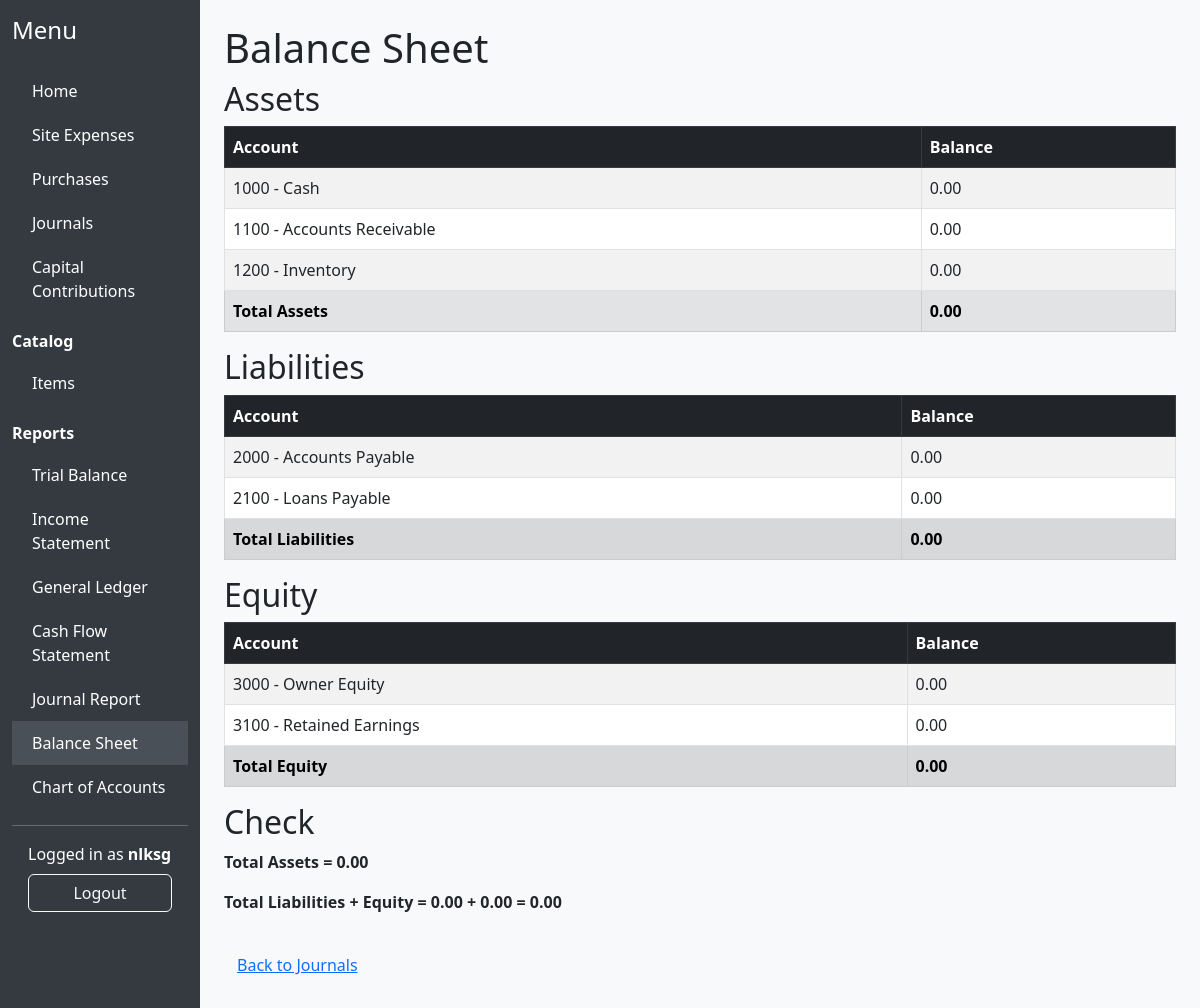
Page /accounting/balance-sheet/ (signed in) on the committed database.
### accounting/models.py (models this page shows, shortened)
class Account(models.Model):
    ACCOUNT_TYPES = [
        ('asset', 'Asset'),
        ('liability', 'Liability'),
        ('equity', 'Equity'),
        ('income', 'Income'),
        ('expense', 'Expense'),
    ]
    name = models.CharField(max_length=100)
    type = models.CharField(max_length=10, choices=ACCOUNT_TYPES)
    account_code = models.CharField(max_length=20, unique=True)
    parent = models.ForeignKey('self', null=True, blank=True, on_delete=models.SET_NULL, related_name='children')
    active = models.BooleanField(default=True)

### accounting/views.py (the view)
# urls.py: path('balance-sheet/', views.balance_sheet, name='balance_sheet'),
@login_required
def balance_sheet(request):
    from .models import Account, JournalEntry
    accounts = Account.objects.all().order_by('account_code')
    balances = []
    for account in accounts:
        debit = sum(e.debit for e in JournalEntry.objects.filter(account=account, journal__posted=True, journal__approved=True))
        credit = sum(e.credit for e in JournalEntry.objects.filter(account=account, journal__posted=True, journal__approved=True))
        balance = debit - credit if account.type in ['asset', 'expense'] else credit - debit
        balances.append({
            'account': account,
            'balance': balance
        })
    assets = [b for b in balances if b['account'].type == 'asset']
    liabilities = [b for b in balances if b['account'].type == 'liability']
    equity = [b for b in balances if b['account'].type == 'equity']
    total_assets = sum(b['balance'] for b in assets)
    total_liabilities = sum(b['balance'] for b in liabilities)
    total_equity = sum(b['balance'] for b in equity)
    return render(request, 'accounting/balance_sheet.html', {
        'assets': assets,
        'liabilities': liabilities,
        'equity': equity,
        'total_assets': total_assets,
        'total_liabilities': total_liabilities,
        'total_equity': total_equity,
    })

### accounting/templatetags/accounting_extras.py (called while the page is built)
@register.filter
def startswith(text, starts):
    if isinstance(text, str):
        return text.startswith(starts)
    return False

@register.filter(name='is_accountant_or_admin')
def is_accountant_or_admin(user):
    return user.groups.filter(name__in=['Accountant', 'Admin']).exists()

### accounting/templates/accounting/balance_sheet.html (shortened to what this page needs)
{% extends 'accounting/base.html' %}
{% block content %}
<h1>Balance Sheet</h1>
<h2>Assets</h2>
<div class="table-responsive">
<table class="table table-bordered table-striped bg-white">
    <thead class="table-dark"><tr><th>Account</th><th>Balance</th></tr></thead>
    <tbody>
    {% for b in assets %}
    <tr><td>{{ b.account.account_code }} - {{ b.account.name }}</td><td>{{ b.balance|floatformat:2 }}</td></tr>
    {% endfor %}
    <tr class="table-secondary"><th>Total Assets</th><th>{{ total_assets|floatformat:2 }}</th></tr>
    </tbody>
</table>
</div>
<h2>Liabilities</h2>
<div class="table-responsive">
<table class="table table-bordered table-striped bg-white">
    <thead class="table-dark"><tr><th>Account</th><th>Balance</th></tr></thead>
    <tbody>
    {% for b in liabilities %}
    <tr><td>{{ b.account.account_code }} - {{ b.account.name }}</td><td>{{ b.balance|floatformat:2 }}</td></tr>
    {% endfor %}
    <tr class="table-secondary"><th>Total Liabilities</th><th>{{ total_liabilities|floatformat:2 }}</th></tr>
    </tbody>
</table>
</div>
<h2>Equity</h2>
<div class="table-responsive">
<table class="table table-bordered table-striped bg-white">
    <thead class="table-dark"><tr><th>Account</th><th>Balance</th></tr></thead>
    <tbody>
    {% for b in equity %}
    <tr><td>{{ b.account.account_code }} - {{ b.account.name }}</td><td>{{ b.balance|floatformat:2 }}</td></tr>
    {% endfor %}
    <tr class="table-secondary"><th>Total Equity</th><th>{{ total_equity|floatformat:2 }}</th></tr>
    </tbody>
</table>
</div>
<h2>Check</h2>
<p><b>Total Assets = {{ total_assets|floatformat:2 }}</b></p>
<p><b>Total Liabilities + Equity = {{ total_liabilities|floatformat:2 }} + {{ total_equity|floatformat:2 }} = {{ total_liabilities|add:total_equity|floatformat:2 }}</b></p>
<a href="{% url 'accounting:journal_list' %}" class="btn btn-link mt-3">Back to Journals</a>
{% endblock %}

### accounting/templates/accounting/base.html (shortened to what this page needs)
{% load static %}
{% load accounting_extras %}
<!DOCTYPE html>
<html lang="en">
<head>
    <link href="https://cdn.jsdelivr.net/npm/bootstrap@5.3.0/dist/css/bootstrap.min.css" rel="stylesheet">
</head>
<body>
<div class="container-fluid">
    <div class="row">
        <nav class="col-md-2 d-none d-md-block sidebar">
            <div class="position-sticky">
                <h4 class="mt-3 mb-4">Menu</h4>
                <a href="{% url 'accounting:index' %}" class="{% if request.resolver_match.url_name == 'index' %}active{% endif %}">Home</a>
                <a href="/siteexpense/" class="{% if request.path|startswith:"/siteexpense" %}active{% endif %}">Site Expenses</a>
                {% if user|is_accountant_or_admin %}
                <a href="/purchases/" class="{% if request.path|startswith:"/purchases" %}active{% endif %}">Purchases</a>
                <a href="{% url 'accounting:journal_list' %}" class="{% if request.resolver_match.url_name == 'journal_list' %}active{% endif %}">Journals</a>
                <a href="{% url 'accounting:capital_contribution_list' %}" class="{% if request.resolver_match.url_name == 'capital_contribution_list' %}active{% endif %}">Capital Contributions</a>
                <div class="mb-2 mt-3"><strong>Catalog</strong></div>
                <a href="{% url 'purchase:item_list' %}" class="{% if request.path|startswith:"/items" %}active{% endif %}">Items</a>
                <div class="mb-2 mt-3"><strong>Reports</strong></div>
                <a href="{% url 'accounting:trial_balance' %}" class="{% if request.resolver_match.url_name == 'trial_balance' %}active{% endif %}">Trial Balance</a>
                <a href="{% url 'accounting:income_statement' %}" class="{% if request.resolver_match.url_name == 'income_statement' %}active{% endif %}">Income Statement</a>
                <a href="{% url 'accounting:general_ledger' %}" class="{% if request.resolver_match.url_name == 'general_ledger' %}active{% endif %}">General Ledger</a>
                <a href="{% url 'accounting:cash_flow' %}" class="{% if request.resolver_match.url_name == 'cash_flow' %}active{% endif %}">Cash Flow Statement</a>
                <a href="{% url 'accounting:journal_report' %}" class="{% if request.resolver_match.url_name == 'journal_report' %}active{% endif %}">Journal Report</a>
                <a href="{% url 'accounting:balance_sheet' %}" class="{% if request.resolver_match.url_name == 'balance_sheet' %}active{% endif %}">Balance Sheet</a>
                <a href="{% url 'accounting:account_list' %}" class="{% if request.resolver_match.url_name == 'account_list' %}active{% endif %}">Chart of Accounts</a>
                {% endif %}
                <hr>
                {% if request.user.is_authenticated %}
                    <span class="d-block px-3 mb-2">Logged in as <strong>{{ request.user.username }}</strong></span>
                    <form action="{% url 'logout' %}" method="post" class="d-grid px-3">
                        <button type="submit" class="btn btn-outline-light">Logout</button>
                    </form>
                {% else %}
                    <a href="{% url 'login' %}" class="btn btn-outline-light w-100 mb-2">Login</a>
                {% endif %}
            </div>
        </nav>
        <main class="col-md-9 ms-sm-auto col-lg-10 px-md-4 py-4">
            {% block content %}{% endblock %}
        </main>
    </div>
</div>
</body>
</html>

### accounting/templates/accounting/base.html (style rules this page uses)
body { background: #f8f9fa; }
.sidebar { min-height: 100vh; background: #343a40; color: #fff; }
.sidebar a { color: #fff; text-decoration: none; display: block; padding: 10px 20px; }
.sidebar a.active, .sidebar a:hover { background: #495057; }

### rows in the picture
Account: account.account_code "1000", account.name "Cash", balance "0.00"
Account: account.account_code "1100", account.name "Accounts Receivable", balance "0.00"
Account: account.account_code "1200", account.name "Inventory", balance "0.00"
Account: account.account_code "2000", account.name "Accounts Payable", balance "0.00"
Account: account.account_code "2100", account.name "Loans Payable", balance "0.00"
Account: account.account_code "3000", account.name "Owner Equity", balance "0.00"
Account: account.account_code "3100", account.name "Retained Earnings", balance "0.00"

### other values in the picture
{{ request.user.username }} "nlksg"
{{ total_assets|floatformat:2 }} "0.00"
{{ total_liabilities|floatformat:2 }} "0.00"
{{ total_equity|floatformat:2 }} "0.00"
{{ total_liabilities|add:total_equity|floatformat:2 }} "0.00"
